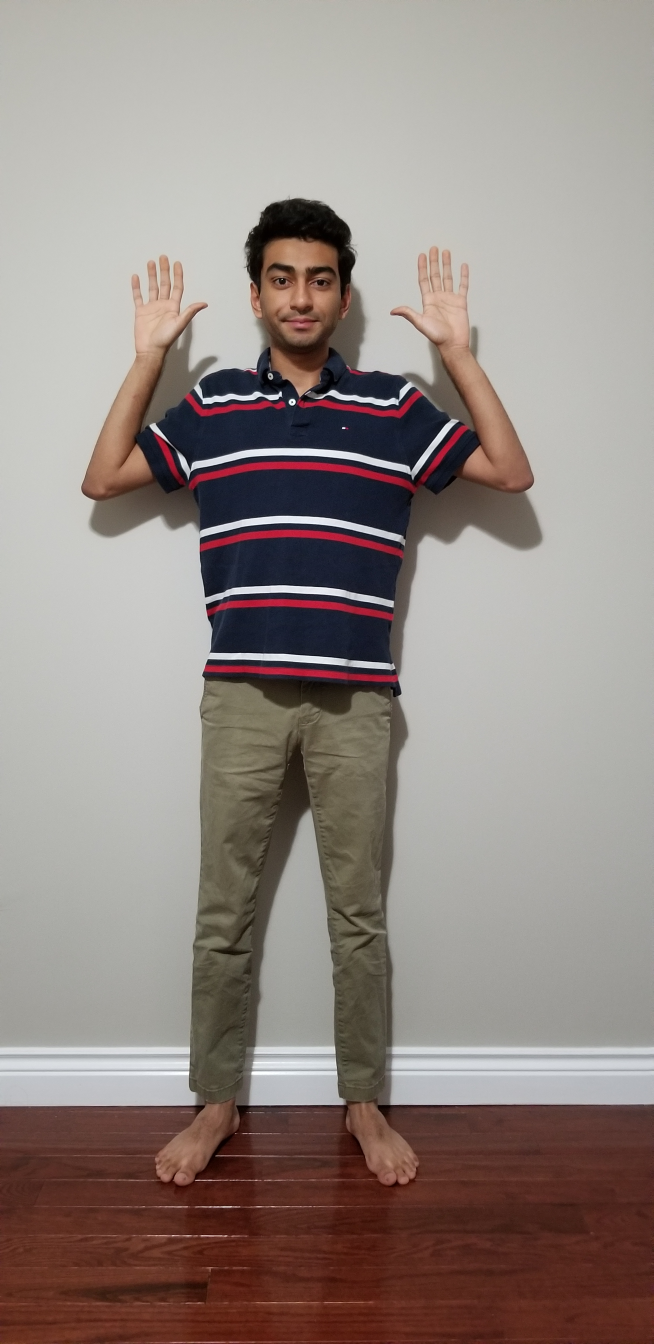
#> input picture collected-images/images/10.jpg, 1960 x 4032 px (shown at 1/3 size)
$ python CV-Logic.py
#> lines starting #> are read from the running program, lines starting #| are printed output that depends on the picture; after the words box and inside, x2 and y2 are one past the last pixel; in counts of white or black regions, pixels touching at a corner belong together
import cv2
import numpy as np

# Get user supplied values
imagePath = "collected-images/images/" + "10.jpg"

testCascPath = "haarcascades/" + "fist.xml"

palmCascPath = "haarcascades/" + "palm.xml"  # 20, 85,85 (DONE)
eyePairBigPath = "haarcascades/" + "eyePairBig.xml"  # 20, 30,30 (DONE)
mouthCascPath = "haarcascades/" + "mouth.xml"  ###80, 60,60 (DONE)
upperBodyCascPath = "haarcascades/" + "upperBody.xml"  # 50, 500,500 (DONE)
noseCascPath = "haarcascades/" + "nose.xml"  ###80, 60,60 (DONE)
fullBodyCascPath = "haarcascades/" + "fullBody.xml"  ###1, 60,60 (DONE)
faceCascPath = (
    "haarcascades/" + "haarcascade_frontalface_default.xml"
)  # 25, 60,60 (DONE)
fistCascPath = "haarcascades/" + "fist.xml"  # 20 85,85 (DONE)


# Create the haar cascades
testCascade = cv2.CascadeClassifier(testCascPath)

palmCascade = cv2.CascadeClassifier(palmCascPath)
eyePairCascade = cv2.CascadeClassifier(eyePairBigPath)
mouthCascade = cv2.CascadeClassifier(mouthCascPath)
upperBodyCascade = cv2.CascadeClassifier(upperBodyCascPath)
noseCascade = cv2.CascadeClassifier(noseCascPath)
fullBodyCascade = cv2.CascadeClassifier(fullBodyCascPath)
faceCascade = cv2.CascadeClassifier(faceCascPath)
fistCascade = cv2.CascadeClassifier(fistCascPath)

cascs = {
    "palm": palmCascade,
    "eyePair": eyePairCascade,
    "mouth": mouthCascade,
    "upperBody": upperBodyCascade,
    "nose": noseCascade,
    "fullBody": fullBodyCascade,
    "faceCascade": faceCascade,
    "fistCascade": fistCascade,
}

# list of minNeighbors
minNeighbors = {
    "palm": 20,
    "eyePair": 20,
    "mouth": 80,
    "upperBody": 50,
    "nose": 80,
    "fullBody": 1,
    "faceCascade": 25,
    "fistCascade": 20,
}  # 92

minSize = {
    "palm": (85, 85),
    "eyePair": (30, 30),
    "mouth": (60, 60),
    "upperBody": (500, 500),
    "nose": (60, 60),
    "fullBody": (60, 60),
    "faceCascade": (60, 60),
    "fistCascade": (85, 85),
}  # 92

colours = {
    "palm": (255, 0, 0),
    "eyePair": (0, 255, 0),
    "mouth": (0, 0, 255),
    "upperBody": (255, 255, 0),
    "nose": (0, 255, 255),
    "fullBody": (255, 0, 255),
    "faceCascade": (255, 255, 255),
    "fistCascade": (120, 50, 200),
}

# stores lists of rectangles generated by detectMultiScale
rectsList = {
    "palm": None,
    "eyePair": None,
    "mouth": None,
    "upperBody": None,
    "nose": None,
    "fullBody": None,
    "faceCascade": None,
    "fistCascade": None,
}

# display an image
def display_cv_image(image):
    scale_percent = 20  # percent of original size
    width = int(image.shape[1] * scale_percent / 100)
    height = int(image.shape[0] * scale_percent / 100)
    dim = (width, height)
    # resize image
    resized = cv2.resize(image, dim, interpolation=cv2.INTER_AREA)
    cv2.imshow("Image", resized)


# Read the image
image = cv2.imread(imagePath)
#> image is the input picture: shape (4032, 1960, 3); mean B, G, R 131.3, 136.6, 147.7
gray = cv2.cvtColor(image, cv2.COLOR_BGR2GRAY)
hsv = cv2.cvtColor(image, cv2.COLOR_BGR2HSV)
#> hsv: shape (4032, 1960, 3); mean H, S, V 34, 52.3, 149.4


# Check Readiness

# queue, order of checking readiness, goal is to detect eyePair
checkReady = ["fullBody", "upperBody", "eyePair"]
checkImage = cv2.imread(imagePath)
checkGrayIm = cv2.imread(imagePath, cv2.COLOR_BGR2GRAY)
# change to false to now draw rectangles
drawRectangles = True
# concern will be over written to equal the part to indicate the point of failure
concern = False

# create a new offset tracker
offset = [0, 0]

for part in checkReady:
    # use part as a key to casc dictionary
    cascade = cascs[part]
    # apply the cascade and generate all the 'rectangles'
    rects = cascade.detectMultiScale(
        checkGrayIm,
        scaleFactor=1.05,
        minNeighbors=minNeighbors[part],
        minSize=minSize[part],
    )

    # error check to make sure only 1 of the part is found
    if len(rects) != 1:
        # update concern
        concern = part
        # temporary
        print("{} Not Found".format(part))
        break
    # draw rectangles
    elif drawRectangles:
        for (x, y, w, h) in rects:
            # offset the rectangles by the right amount
            x += offset[0]
            y += offset[1]
            cv2.rectangle(checkImage, (x, y), (x + w, y + h), colours[part], 2)
    # crop down the image
    (x, y, w, h) = rects[0]

    # update crop offset
    offset[0] += x
    offset[1] += y

    checkGrayIm = checkGrayIm[y : y + h, x : x + w].copy()
    # store the found rectangles
    rectsList[part] = rects[0]
#> this loop made 3 passes
#> (x, y, w, h) on passes 1 to 3: (98, 215, 1522, 3045), (350, 307, 901, 819), (362, 302, 188, 46)
#> pass 1, `checkGrayIm = checkGrayIm[y : y + h, x : x + w].copy()`:
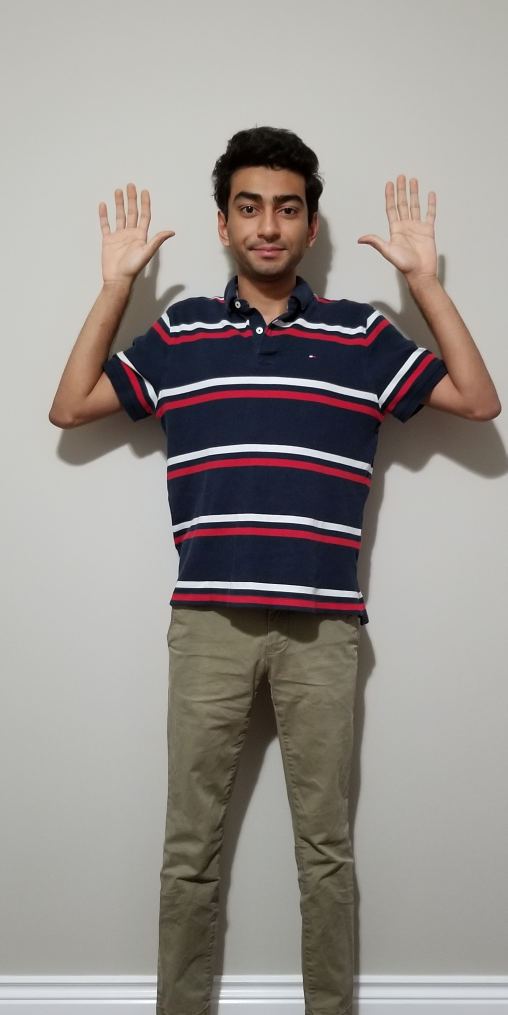
#> checkGrayIm: shape (3045, 1522, 3) (shown at 1/3 size); mean B, G, R 142.4, 146.4, 151.9
#> after the loop:
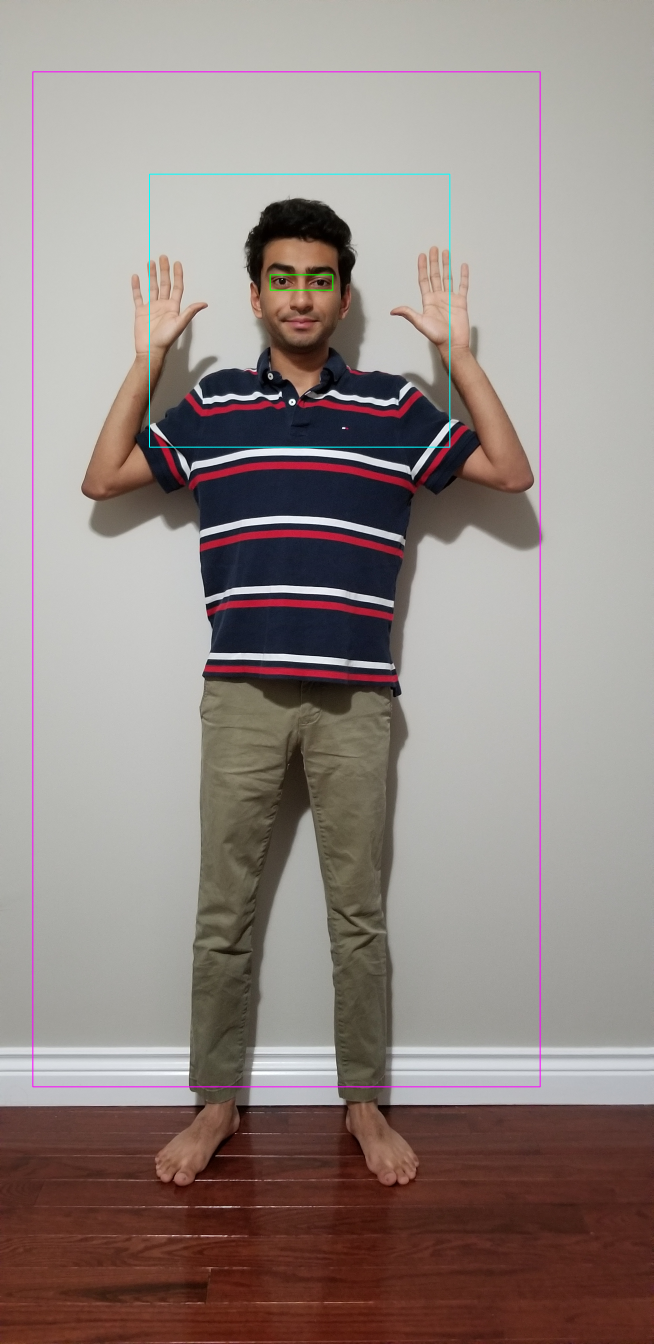
#> checkImage: shape (4032, 1960, 3) (shown at 1/3 size); mean B, G, R 131.7, 136.2, 147.8
#> after the loop, offset = [810, 824]; rectsList = 8 items

# Indicate Readiness
if not concern:
    print("Completed Readiness Check Successfully!")
else:
    print("User is not Ready!")

# Hand Detection with Glove Detection
# the assumption is the rect for fullbody exist from readiness check
checkHand = ["palm"]  # conside checking fists
(x, y, w, h) = rectsList["fullBody"]
#> x = 98; y = 215; w = 1522; h = 3045
handIm = image[y : y + h, x : x + w].copy()
concern = False
offset = [0, 0]
# update crop offset since we need to adjust for it when drawing rects
offset[0] += x
offset[1] += y
for part in checkHand:
    # obtain cascade and detect the part
    cascade = cascs[part]
    rects = cascade.detectMultiScale(
        handIm, scaleFactor=1.05, minNeighbors=minNeighbors[part], minSize=minSize[part]
    )
    if len(rects) != 2:
        print("Detected {} {}.".format(len(rects), part))
        concern = True
        pass
    if drawRectangles:
        for (x, y, w, h) in rects:
            # offset the rectangles by the right amount
            x += offset[0]
            y += offset[1]
            cv2.rectangle(checkImage, (x, y), (x + w, y + h), colours[part], 2)
    # store the found hands
    rectsList[part] = rects
    missingGlove = 0
    for hand in rects:
        (x, y, w, h) = hand
        singleHandIm = hsv[y : y + h, x : x + w].copy()
        # glove detection
        lowerRange = np.array([177, 0, 0])
        upperRange = np.array([212, 255, 255])
        gloveMask = cv2.inRange(singleHandIm, lowerRange, upperRange)
        (mean_hue, a, b, c) = cv2.mean(gloveMask)
        if mean_hue < 50:  # Value TBD
            missingGlove += 1
    print("Missing {} Gloves".format(missingGlove))
    break
#> this loop made 1 pass
#> rects on pass 1: [[1197, 884, 106, 106], [324, 589, 164, 164]]
#> gloveMask: shape (164, 164); every value is 0
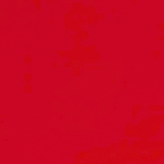
#> singleHandIm: shape (164, 164, 3); mean B, G, R 33.8, 6.3, 202.4
if not concern:
    print("2 Hands are Detected!")

else:
    print("2 Hands not Detected!")


# check for Gown
(x, y, w, h) = rectsList["fullBody"]
upperIm = hsv[y : y + h, x : x + w].copy()
#> upperIm: shape (3045, 1522, 3); mean H, S, V 41.8, 37.8, 154.4
lowerRange = np.array([15, 0, 0])
upperRange = np.array([36, 255, 255])
gownMask = cv2.inRange(upperIm, lowerRange, upperRange)
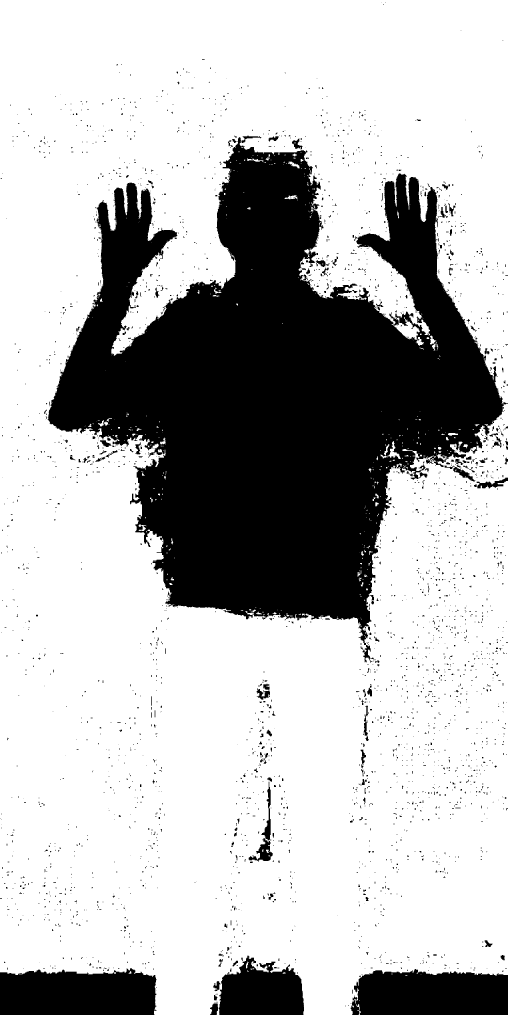
#> gownMask: shape (3045, 1522) (shown at 1/3 size); 72.3% white; 2933 black regions (2543 under 20 px), largest, box (x1, y1, x2, y2) and area: (143, 407, 1522, 1987) 1087355, (0, 2905, 470, 3045) 59090, (1052, 2907, 1522, 3045) 57186
(mean_hue, a, b, c) = cv2.mean(gloveMask)
#> mean_hue = 0; a = 0; b = 0; c = 0
if mean_hue < 70:  # Value TBD
    print("Missing gown!")
else:
    print("Gown is present!")


# Face Detection + Mask
# use existing upper body to obtain face and mouth identification
(x, y, w, h) = rectsList["upperBody"]
#> x = 350; y = 307; w = 901; h = 819
checkMask = gray[y : y + h, x : x + w].copy()
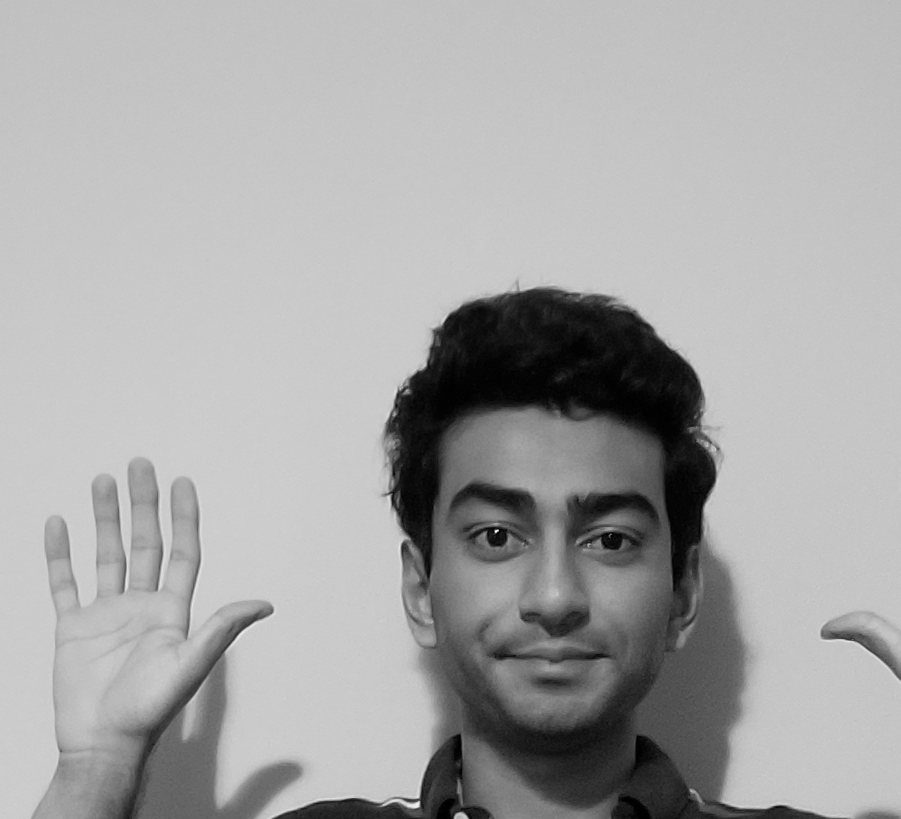
#> checkMask: shape (819, 901); min 0, max 248, mean 166.7
obtain = ["faceCascade", "mouth"]
offset = [0, 0]
offset[0] += x
offset[1] += y
for part in obtain:
    cascade = cascs[part]
    rects = cascade.detectMultiScale(
        checkMask,
        scaleFactor=1.05,
        minNeighbors=minNeighbors[part],
        minSize=minSize[part],
    )
    N = len(rects)
    if part == "mouth":
        if N == 1:
            print("Mouth found!")
        elif N == 0:
            print("No mouth found!")
        else:
            print("{} Mouths found".format(N))
    elif part == "faceCasade":
        if N != 1:
            print("Amount of faces is not 1! Cannot proceed to check for a mouth.")
            break
    if drawRectangles:
        for (x, y, w, h) in rects:
            # offset the rectangles by the right amount
            x += offset[0]
            y += offset[1]
            cv2.rectangle(checkImage, (x, y), (x + w, y + h), colours[part], 2)
    # crop down the image
    (x, y, w, h) = rects[0]

    # update crop offset
    offset[0] += x
    offset[1] += y

    checkMask = checkMask[y : y + h, x : x + w].copy()
    # store the found rectangles
    rectsList[part] = rects[0]
#> this loop made 2 passes
#> (N, x, y, w, h) on passes 1 to 2: (1, 380, 394, 349, 349), (1, 104, 235, 138, 83)
#> pass 1, `checkMask = checkMask[y : y + h, x : x + w].copy()`:
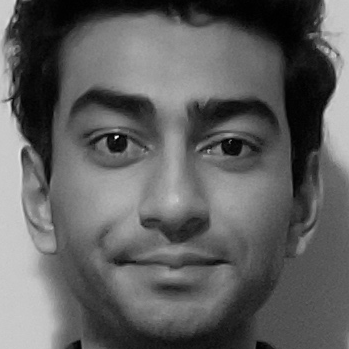
#> checkMask: shape (349, 349); min 0, max 248, mean 96.2
#> after the loop, offset = [834, 936]


display_cv_image(checkImage)
#> in display_cv_image, `resized = cv2.resize(image, dim, interpolation=cv2.INTER_AREA)`:
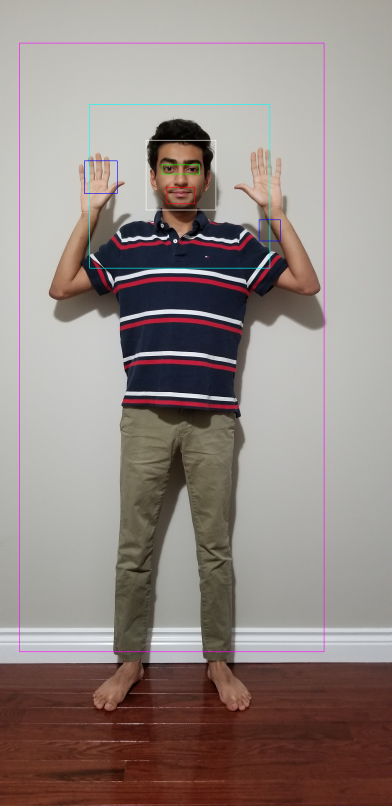
#> resized: shape (806, 392, 3); mean B, G, R 131.8, 136.2, 147.8

cv2.waitKey(0)
